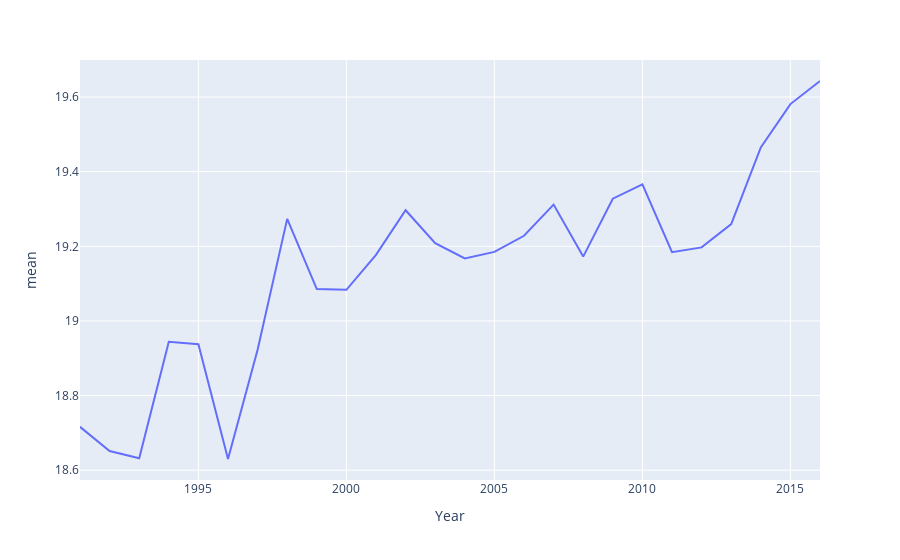

Notebook cell for this chart:
### Code cell
px.line(prom_t_año_global.droplevel(0, axis=1).reset_index(), x="Year", y="mean")

### Figure 1 — Plotly figure (JSON) as saved in the notebook; plotly's stock layout.template omitted (floating-point values rounded to 4 significant figures)
{"data": [{"hovertemplate": "Year=%{x}<br>mean=%{y}<extra></extra>", "legendgroup": "", "line": {"color": "#636efa", "dash": "solid"}, "marker": {"symbol": "circle"}, "mode": "lines", "name": "", "orientation": "v", "showlegend": false, "type": "scatter", "x": [1991, 1992, 1993, 1994, 1995, 1996, 1997, 1998, 1999, 2000, 2001, 2002, 2003, 2004, 2005, 2006, 2007, 2008, 2009, 2010, 2011, 2012, 2013, 2014, 2015, 2016], "xaxis": "x", "y": [18.72, 18.65, 18.63, 18.94, 18.94, 18.63, 18.92, 19.27, 19.09, 19.08, 19.18, 19.3, 19.21, 19.17, 19.19, 19.23, 19.31, 19.17, 19.33, 19.37, 19.18, 19.2, 19.26, 19.46, 19.58, 19.64], "yaxis": "y"}], "layout": {"autosize": true, "legend": {"tracegroupgap": 0}, "margin": {"t": 60}, "xaxis": {"anchor": "y", "autorange": true, "domain": [0, 1], "range": [1991, 2016], "title": {"text": "Year"}, "type": "linear"}, "yaxis": {"anchor": "x", "autorange": true, "domain": [0, 1], "range": [18.57, 19.7], "title": {"text": "mean"}, "type": "linear"}}}
